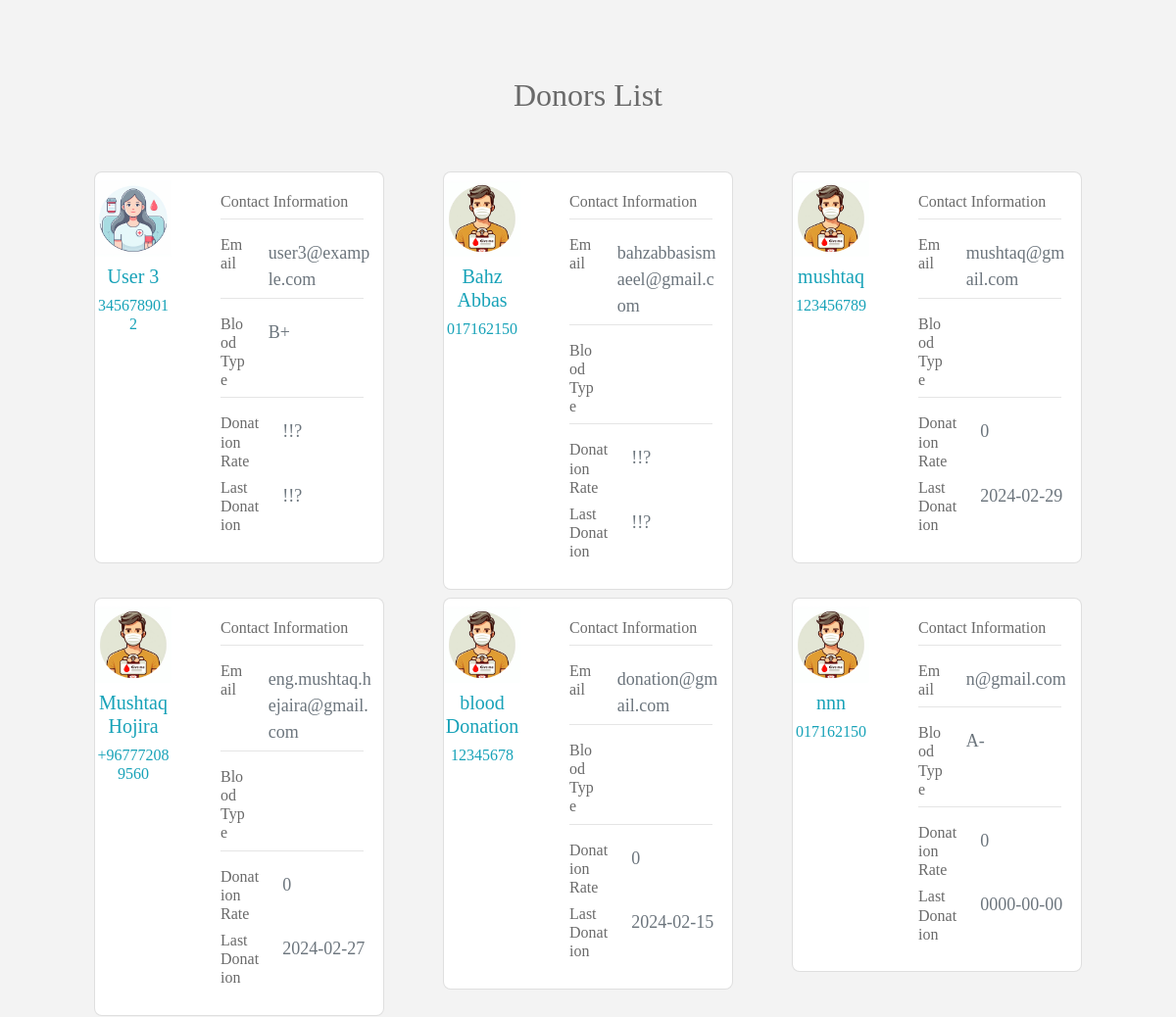
Before: / (middle part) with the older database file.
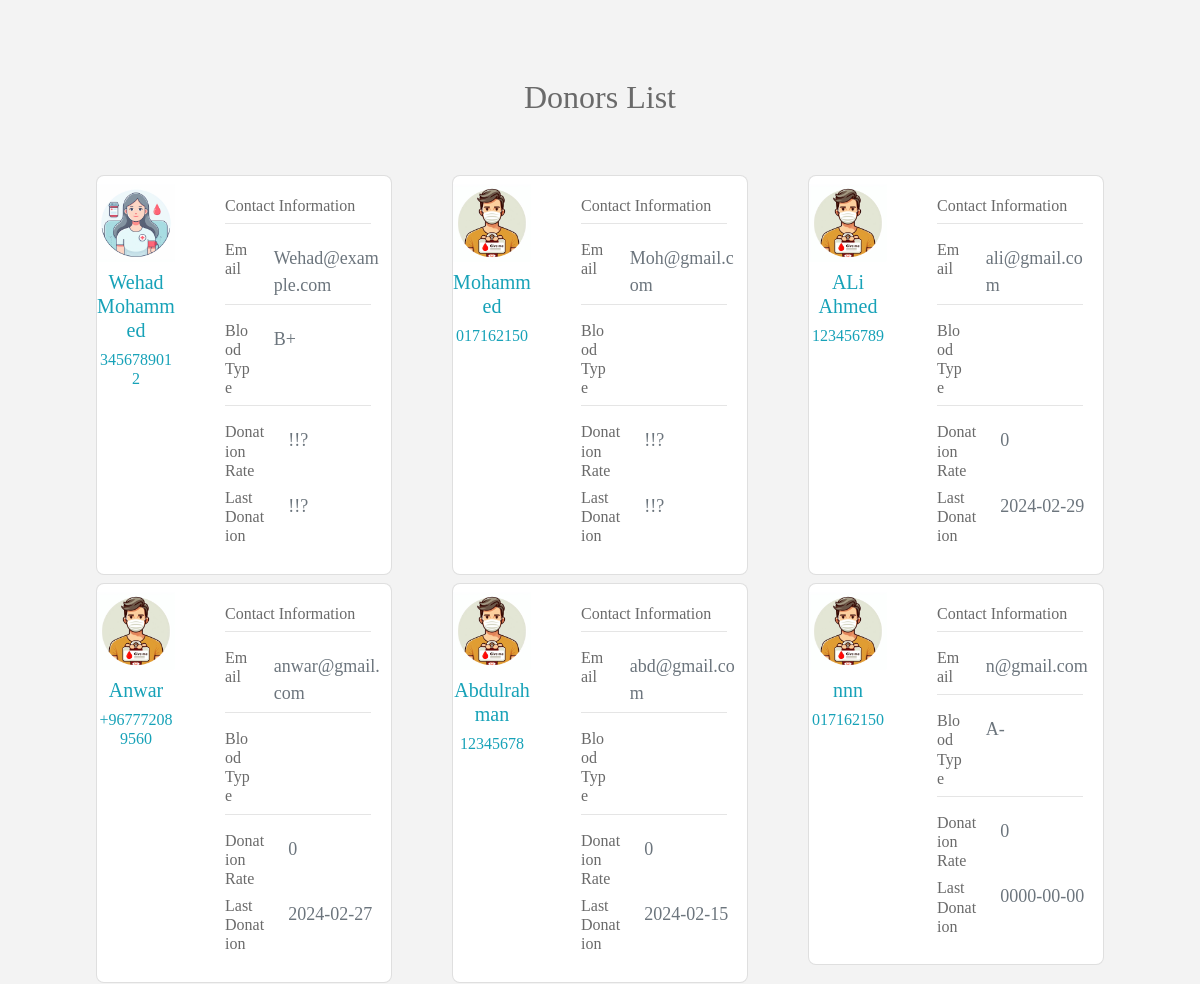
After: the same page with the newer database file.
### tables this page shows
CREATE TABLE `users` (
  `id` int(11) NOT NULL,
  `name` varchar(255) NOT NULL,
  `email` varchar(255) NOT NULL,
  `password` varchar(255) NOT NULL,
  `age` int(11) DEFAULT NULL,
  `phone` varchar(20) DEFAULT NULL,
  `gender` tinyint(4) DEFAULT NULL,
  `bloodtype` varchar(5) DEFAULT NULL,
  `usertype` tinyint(4) DEFAULT 0,
  `image_profile` varchar(255) DEFAULT NULL
);

CREATE TABLE `personal_information` (
  `id` int(11) NOT NULL,
  `profession` varchar(255) DEFAULT NULL,
  `religion` varchar(255) DEFAULT NULL,
  `date_of_birth` date DEFAULT NULL,
  `total_donate` int(11) DEFAULT NULL,
  `last_donate` date DEFAULT NULL,
  `about_you` text DEFAULT NULL,
  `user_id` int(11) DEFAULT NULL
);

### index.php (the view, shortened to what this page needs)
<!doctype html>
<html lang="en">
<head>
    <link rel="stylesheet" href="assets/css/bootstrap.min.css">
    <link rel="stylesheet" href="assets/css/fontawsom-all.min.css">
    <link rel="stylesheet" href="assets/plugins/grid-gallery/css/grid-gallery.min.css">
    <link rel="stylesheet" type="text/css" href="assets/css/style.css" />
</head>
<body>
    <section id="donors" class="donors-section contaienr-fluid">
    <div class="container-fluid ">
        <div class="session-title ">
            <h2>Donors List</h2>
        </div>
    <div class="row m-3 ">
    <?php
include('db_connection.php');
$sql = "SELECT u.*, a.*, p.*
        FROM users u
        LEFT JOIN address a ON u.id = a.user_id
        LEFT JOIN personal_information p ON u.id = p.user_id
        WHERE u.usertype = 1";
$stmt = $pdo->query($sql);
if ($stmt->rowCount() > 0) {
    while ($row = $stmt->fetch(PDO::FETCH_ASSOC)) {
        ?>
        <div class="col-md-4 my-1">
          <section class="vh-100">
            <div class="container h-100">
              <div class="row d-flex justify-content-center align-items-center h-100">
                <div class="col">
                  <div class="card" style="border-radius: .5rem;">
                    <div class="row g-0">
                      <div class="col-md-4 gradient-custom text-center text-black" style="border-top-left-radius: .5rem; border-bottom-left-radius: .5rem;">
                      <img src="<?php echo isset($row['image_profile']) ? $row['image_profile'] : './assets/images/slider/man.jpg'; ?>" class="img-fluid my-2">
                        <h5 class="text-info"><?php echo $row['name']; ?></h5>
                        <h6 class="text-info"><?php echo $row['phone']; ?></h6>
                      </div>
                      <div class="col-md-8">
                        <div class="card-body">
                          <h6>Contact Information</h6>
                          <hr class="mt-0">
                          <div class="row">
                            <div class="col-4">
                              <h6>Email</h6>
                            </div>
                            <div class="col-8 p-0">
                              <p class="text-muted"><?php echo $row['email']; ?></p>
                            </div>
                          </div>
                          <hr class="mt-0">
                          <div class="row">
                            <div class="col-4">
                              <h6>Blood Type</h6>
                            </div>
                            <div class="col-8 p-0">
                              <p class="text-muted"><?php echo $row['bloodtype']; ?></p>
                            </div>
                          </div>
                          <hr class="mt-0">
                          <div class="row">
                            <div class="col-md-5">
                              <h6>Donation Rate</h6>
                            </div>
                            <div class="col-7 p-0">
                            <p class="text-muted">  <?php echo isset($row['total_donate']) ? $row['total_donate'] : '!!?'; ?></p>
                            </div>
                          </div>
                          <div class="row">
                            <div class="col-md-5">
                              <h6>Last Donation</h6>
                            </div>
                            <div class="col-7 p-0">
                            <p class="text-muted">  <?php echo isset($row['total_donate']) ? $row['last_donate'] : '!!?'; ?></p>
                            </div>
                          </div>
                        </div>
                      </div>
                    </div>
                  </div>
                </div>
              </div>
            </div>
          </section>
        </div>
        <?php
    }
} else {
    echo "<p class='bg-danger'>noooooooooooooooooooooooooooooooooooooooooo</p>";
}
?>
    </div>
    </div>
    </section>
</body>
</html>

### assets/css/style.css (style rules this page uses)
* { margin: 0px; padding: 0px; list-style: none; }
img { max-width: 100%; }
html, body { height: 100%; }
p { margin-bottom: 0px; width: 100%; }
.h-100 { height: 100%; }
::placeholder { color: #747f8a !important; font-size: 13px; opacity: .5 !important; }
.container-fluid { padding: 0px; }
h1, h2, h3, h4, h5, h6 { font-family: montserrat; }
body { background-color: #f1f1f145 !important; font-family: 'Merriweather', serif; color: #6A6A6A; overflow-x: hidden; }
.session-title { padding: 30px; margin: 0px; }
.session-title h2 { width: 100%; text-align: center; font-family: 'Merriweather', serif; font-weight: 400; }
.container { max-width: 1170px; }
html { scroll-behavior: smooth; }
.who-can-donate li , p { padding: 5px; font-size: large; }
.donors-section { background-color: #cccccc2e; padding: 50px; padding-bottom: 100px; }

Changed rows visible on the page:
changed users: name "User 3" → "Wehad Mohammed"; email "user3@example.com" → "Wehad@example.com"
changed users: name "Bahz Abbas" → "Mohammed"; email "bahzabbasismaeel@gmail.com" → "Moh@gmail.com"
changed users: name "mushtaq" → "ALi Ahmed"; email "mushtaq@gmail.com" → "ali@gmail.com"
changed users: name "Mushtaq Hojira" → "Anwar"; email "eng.mushtaq.hejaira@gmail.com" → "anwar@gmail.com"
changed users: name "blood Donation" → "Abdulrahman"; email "donation@gmail.com" → "abd@gmail.com"
